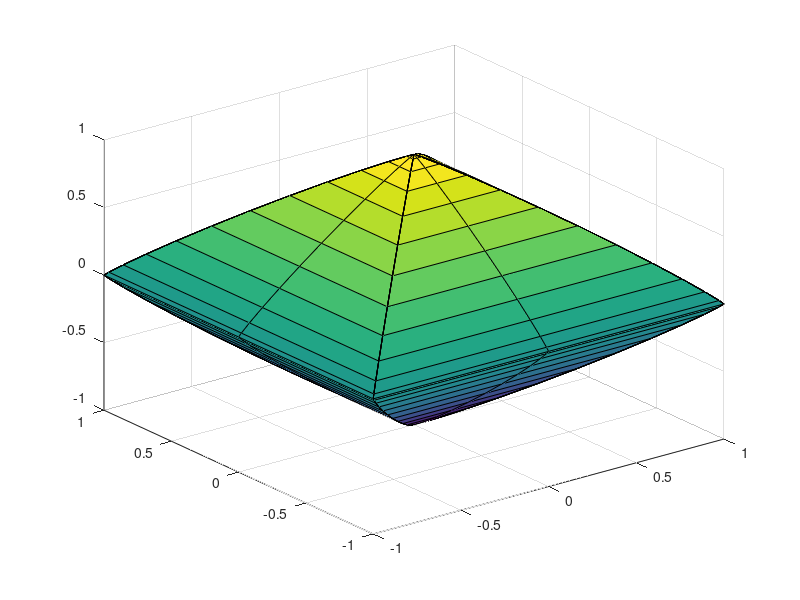

Write the MATLAB code that produced this figure.
function [xx,yy,zz] = superquadric(n,e,m)
%SUPERQUAD Barr's "superquadrics" ellipsoid.
%   [x,y,z] = SUPERQUAD(n,e,m) is a generalized ellipsoid with
%   n = vertical roundness, e = horizontal roundness and m facets.
%   If values of n and e are not given, random values are supplied.
%   The default value of m is 24.
%
%   SUPERQUAD(...) , with no output arguments, does a SURF plot.
%
%   Ref: A. H. Barr, IEEE Computer Graphics and Applications, 1981,
%        or, Graphics Gems III, David Kirk, editor, 1992.
%
%   See also XPQUAD.

%   Copyright 1984-2014 The MathWorks, Inc.

if nargin < 3
   m = 24;
end
if nargin < 2
   e = max(0,1+randn);
end
if nargin < 1
   n = max(0,1+randn);
end

u = (0:2:2*m)/m; %azimuth
v = u'/2; %polar

cosv = cospi(v);
sinv = sinpi(v);
cosu = cospi(u);
sinu = sinpi(u);
sinv(1) = 0;
sinv(m+1) = 0;
sinu(1) = 0;
sinu(m+1) = 0;

t = sign(sinv) .* abs(sinv).^n ;
x = t * (sign(cosu) .* abs(cosu).^e );
y = t * (sign(sinu) .* abs(sinu).^e );
z = (sign(cosv) .* abs(cosv).^n ) *  ones(size(u));

if nargout == 0
   surf(x,y,z)
else
   xx = x;
   yy = y;
   zz = z;
end
